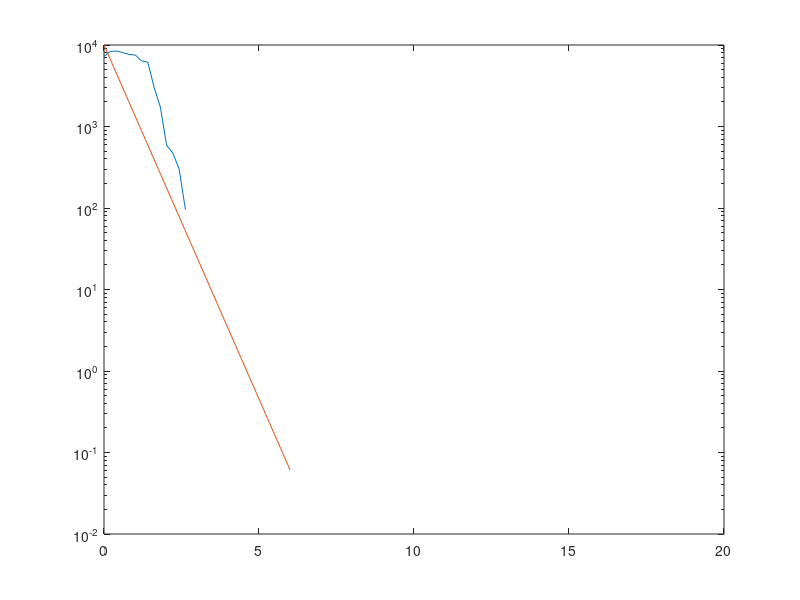

MATLAB code to generate this figure: (Note: this script raises an error after producing the figure.)
clear all
close all
TD=50;
vTh = sqrt(50*1.602e-19/12/1.66e-27);
nP = 10000;
nT = 100000;
dt = 1e-7;

L=10;
sv = 1.2;
z0=0.1;
z1=0.2;
% odds = 1:2:nP;
z = (z1-z0)*rand(1,nP)+z0;
% z(odds) = z(odds) - 2*(z1-z0)+2*L-z0;
vz = zeros(1,nP);
% vz = normrnd(0,vTh/4,1,nP);
Dpar = 6.3357e3;
tau_s = 1.5756e-6;
tau_par = 1.8382e-6;
coeff_par = vTh*sqrt(2*dt/tau_par);
Dpar_distance = sqrt(Dpar*dt);
vE = dt*25*4*1.602e-19/12/1.66e-27;
dE = vE*dt;
vD = 1e4;
tau_s = 1.5756e-5;
v_therm = 2e8*dt;
nZ = 100;
gridZ = linspace(0,2*L,nZ);
dZ = gridZ(2) - gridZ(1);
spec = zeros(1,nZ);
inInd = 1:1:nP;
tic
for i=1:nT
    outInds = find(z(inInd) < 0 | z(inInd)> 2*L);
    inInd(outInds) = [];
    %Diffusion
    r1 = normrnd(0,1,1,nP);
%     par = coeff_par./sqrt(abs(vTh*vTh - vz.*vz)).*r1.*abs(vz);
par = coeff_par*r1;
%     %Drag
      drag = dt/tau_s*vz;
%     dragL = find(z < sv);
%     dragR = find(z > 2*L - sv);
%     vz(dragL) = vz(dragL) + (-vD - vz(dragL))/5e-6*dt;
%     vz(dragR) = vz(dragR) + (vD - vz(dragR))/5e-6*dt;
%     %thermal force
%     thermL = find(z < L);
%      thermR = find(z > L);
%      vz(thermL) = vz(thermL) + v_therm;
%      vz(thermR) = vz(thermR) - v_therm;
    vz = vz -vE-drag+par;
    fast = find(abs(vz) > vTh);
    vz(fast) = sign(vz(fast))*vTh;
    z(inInd) = z(inInd)+ vz(inInd)*dt;
    zinds = floor(z(inInd)./dZ)+1;
    zinds(find(zinds < 1)) = [];
    zinds(find(zinds > nZ)) = [];
    spec(zinds) = spec(zinds)+1;
%     if(mod(i,100) == 0)
%         figure(1)
%         semilogy(gridZ,spec)
%         a=1
%     end
end
toc
s = linspace(0,6);
figure(1)
semilogy(gridZ,1/7*spec)
hold on
plot(s,nP*exp(-2*s))

figure(3)
histogram(z)
